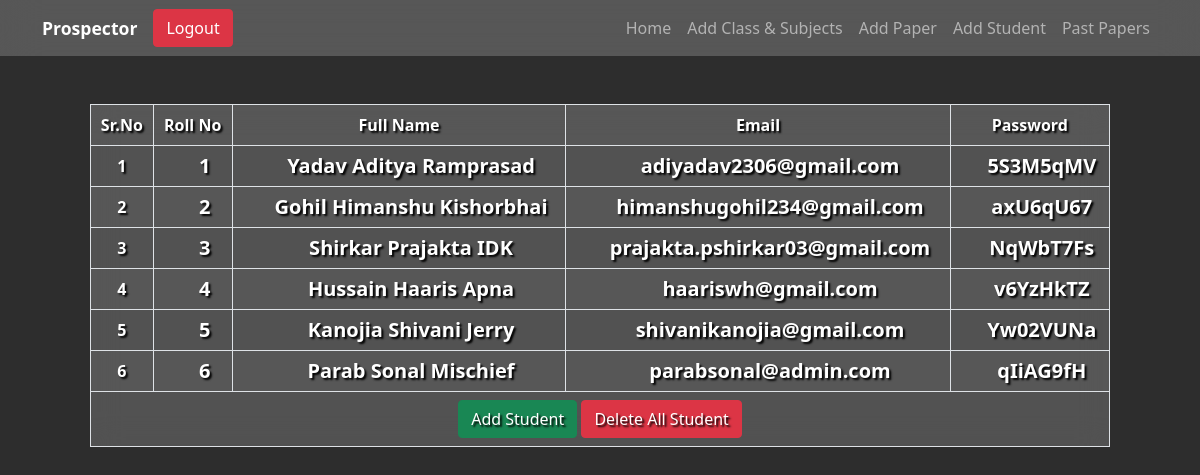
Page /admin/student.php?class_id=9 (signed in) on the committed database.
### tables this page shows
CREATE TABLE `student` (
  `id` int(255) NOT NULL,
  `name` varchar(30) NOT NULL,
  `rollno` int(4) NOT NULL,
  `class_id` int(255) NOT NULL,
  `phone` varchar(30) NOT NULL,
  `email` varchar(50) NOT NULL,
  `pwd` varchar(50) NOT NULL,
  `isLoggedIn` tinyint(1) NOT NULL
);

### admin/student.php (the view, shortened to what this page needs)
<?php include "../DB/db.php" ?>
<?php $cssFiles = "<link rel='stylesheet' href='../assets/css/student_profile.css'/>" ?>
<?php include "../includes/header.php" ?>
<div class="app">
    <?php include "../includes/navbar-admin.php" ?>
    <div class="container">
        <section id="allDepartment">
            <div class="table-responsive mt-5 mx-5">
                <table class="table table-striped table-hover table-bordered blurred-bg">
                    <thead>
                        <tr>
                            <th>Sr.No</th>
                            <th>Roll No</th>
                            <th>Full Name</th>
                            <th>Email</th>
                            <th>Password</th>
                        </tr>
                    </thead>
                    <tbody>
                        <?php
                        $query = mysqli_query($con, "SELECT * FROM `student` WHERE `class_id` = " . $_GET['class_id']);
                        $srno = 0;
                        ?>
                        <?php while ($row = mysqli_fetch_assoc($query)) : ?>
                            <tr>
                                <td><?php echo ++$srno; ?></td>
                                <td>
                                    <h5 class="fw-bold d-flex align-items-center justify-content-center ps-4 subject"><?php echo $row['rollno']; ?></h5>
                                </td>
                                <td>
                                    <h5 class="fw-bold d-flex align-items-center justify-content-center ps-4 subject"><?php echo $row['name']; ?></h5>
                                </td>
                                <td>
                                    <h5 class="fw-bold d-flex align-items-center justify-content-center ps-4 subject"><?php echo $row['email']; ?></h5>
                                </td>
                                <td>
                                    <h5 class="fw-bold d-flex align-items-center justify-content-center ps-4 subject"><?php echo $row['pwd']; ?></h5>
                                </td>
                            </tr>
                        <?php endwhile; ?>
                        <tr>
                            <td colspan="5">
                                <a href="addstudents.php?class_id=<?php echo $_GET['class_id'] ?>" class="btn btn-success">Add Student</a>
                                <a href="addstudents.php?delete=true&class_id=<?php echo $_GET['class_id'] ?>" class="btn btn-danger">Delete All Student</a>
                            </td>
                        </tr>
                    </tbody>
                </table>
            </div>
        </section>
    </div>
</div>
<?php include "../includes/footer.php" ?>

### assets/css/style.css (style rules this page uses)
* { margin: 0; padding: 0; box-sizing: border-box; }
.app { width: 100vw; height: 100vh; background-color: rgba(45, 45, 45); overflow-y: auto; }
h2, h5 { margin: 0; }
.subject { height: 100%; }
.blurred-bg { background: rgba(255, 255, 255, 0.2) !important; backdrop-filter: blur(15px) !important; }
.blurred-bg tr, .blurred-bg td { color: white; text-shadow: 2px 2px 2px #000; font-weight: bold; background-color: transparent; text-align: center; }

### rows in the picture
student: rollno "1", name "Yadav Aditya Ramprasad", email "adiyadav2306@gmail.com", pwd "5S3M5qMV"
student: rollno "2", name "Gohil Himanshu Kishorbhai", email "himanshugohil234@gmail.com", pwd "axU6qU67"
student: rollno "3", name "Shirkar Prajakta IDK", email "prajakta.pshirkar03@gmail.com", pwd "NqWbT7Fs"
student: rollno "4", name "Hussain Haaris Apna", email "haariswh@gmail.com", pwd "v6YzHkTZ"
student: rollno "5", name "Kanojia Shivani Jerry", email "shivanikanojia@gmail.com", pwd "Yw02VUNa"
student: rollno "6", name "Parab Sonal Mischief", email "parabsonal@admin.com", pwd "qIiAG9fH"

### other values in the picture
explode(" | ", $headerTitle)[0] "Prospector"
